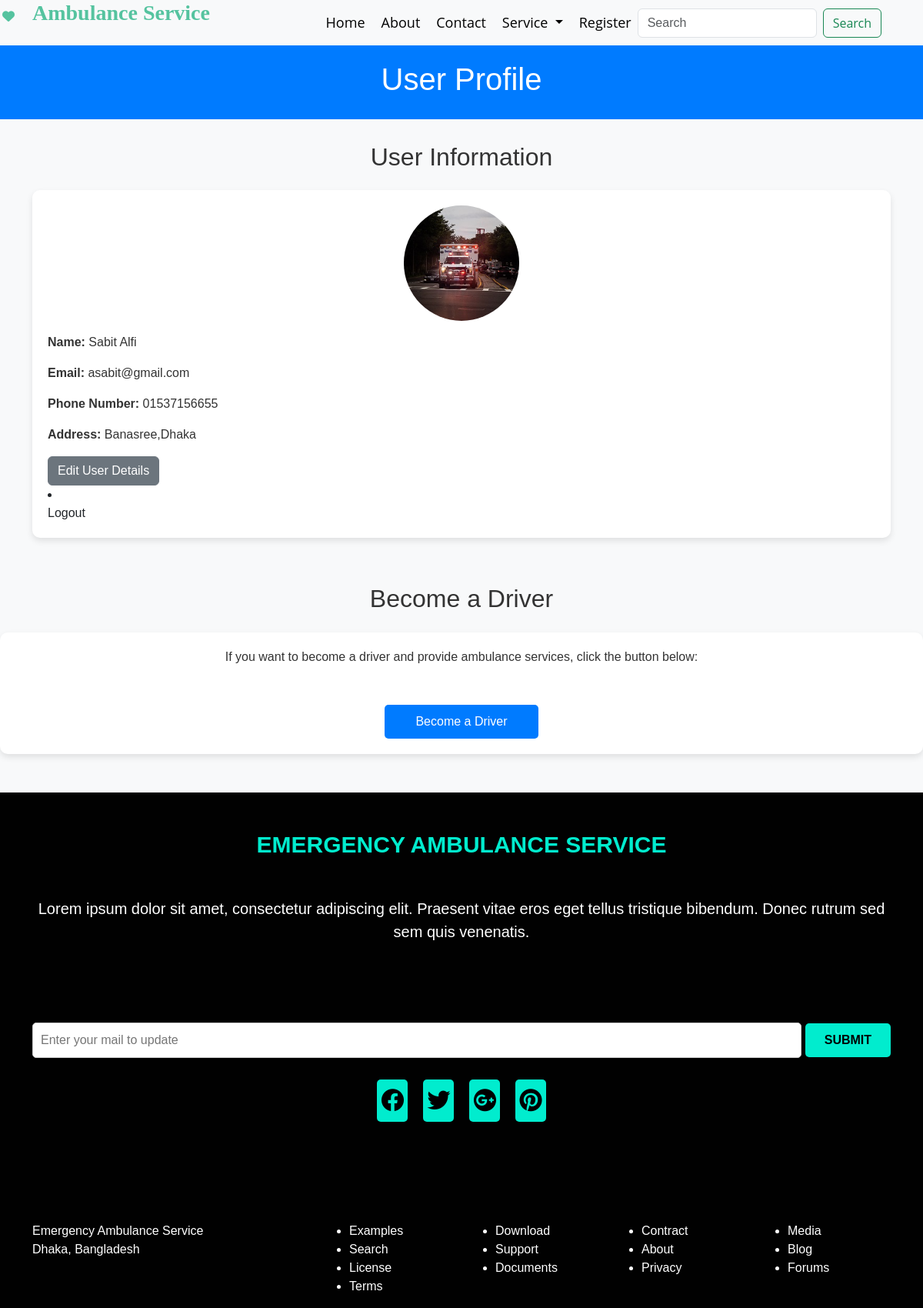
The app's page /profile.php (signed in) with its own data.
### tables this page shows
CREATE TABLE `users` (
  `UserID` int(11) NOT NULL,
  `FirstName` varchar(255) DEFAULT NULL,
  `LastName` varchar(255) DEFAULT NULL,
  `PhoneNumber` varchar(15) DEFAULT NULL,
  `Email` varchar(255) DEFAULT NULL,
  `Address` varchar(255) DEFAULT NULL,
  `PasswordHash` varchar(255) DEFAULT NULL,
  `IsDriver` tinyint(1) DEFAULT 0,
  `NIDNumber` varchar(20) DEFAULT NULL
);

### profile.php (the view, shortened to what this page needs)
<?php
$mysqli = new mysqli("localhost", "root", "", "Ambulance_Service");
$userID = $_SESSION['user_id'];
$sql = "SELECT * FROM Users WHERE UserID = $userID";
$result = $mysqli->query($sql);
if ($result->num_rows > 0) {
    $row = $result->fetch_assoc();
    $userName = $row['FirstName'] . ' ' . $row['LastName'];
    $userEmail = $row['Email'];
    $userPhoneNumber = $row['PhoneNumber'];
    $userAddress = $row['Address'];
    $isDriver = $row['IsDriver'];
} else {
    echo "User not found.";
    exit();
}
?>
<!DOCTYPE html>
<html lang="en">
<head>
    <link rel="stylesheet" href="css/all.css">
  <link rel="stylesheet" href="css/bootstrap.min.css">
</head>
<body>
<div class="header_main">
<div class="container">
    <div class="row">
        <div class="col-md-2">
            <div class="banner_logo">
                <h4>Ambulance Service</h4>
                <i class="fa-solid fa-heart"></i>
            </div>
        </div>
        <div class="col-md-10">
            <div class="navigation">
                <nav class="navbar navbar-expand-lg ">
                    <div class="container">
                      <div class="collapse navbar-collapse" id="navbarSupportedContent">
                        <ul class="navbar-nav ms-auto">
                          <li class="nav-item">
                            <a class="nav-link" aria-current="page" href="index.html">Home</a>
                          </li>
                          <li class="nav-item">
                            <a class="nav-link" href="about.html">About</a>
                          </li>
                          <li class="nav-item">
                            <a class="nav-link" href="contact.html">Contact</a>
                          </li>
                          <li class="nav-item dropdown">
                            <a class="nav-link dropdown-toggle" href="#" role="button" data-bs-toggle="dropdown" aria-expanded="false">
                              Service
                            </a>
                          </li>
                          <li class="nav-item">
                            <a class="nav-link" href="signup_form.html">Register</a>
                          </li>
                        </ul>
                        <form class="d-flex" role="search">
                          <input class="form-control me-2" type="search" placeholder="Search" aria-label="Search">
                          <button class="btn btn-outline-success" type="submit" style="font-family: 'Open Sans', sans-serif;">Search</button>
                        </form>
                      </div>
                    </div>
                  </nav>
            </div>
        </div>
    </div>
</div>
</div>
<header class="text-center">
    <h1>User Profile</h1>
</header>
<main class="container">
    <section class="user-info">
        <h2 class="text-center mb-4">User Information</h2>
        <div class="card">
            <div class="card-body">
                <img src="./images/about.jpg" alt="User Profile" class="profile-image mx-auto d-block mb-3">
                <p class="card-text"><strong>Name:</strong> <?php echo $userName; ?></p>
                <p class="card-text"><strong>Email:</strong> <?php echo $userEmail; ?></p>
                <p class="card-text"><strong>Phone Number:</strong> <?php echo $userPhoneNumber; ?></p>
                <p class="card-text"><strong>Address:</strong> <?php echo $userAddress; ?></p>
                <button class="btn btn-secondary btn-block" data-toggle="modal" data-target="#editUserModal">Edit User Details</button>
                <?php if(isset($_SESSION['user_id'])): ?>
                <li class="nav-item">
                    <a class="nav-link" href="logout.php">Logout</a>
                </li>
            <?php endif; ?>
            </div>
        </div>
    </section>
</main>
<?php if ($isDriver == 1): ?>
    <section class="driver-info">
        <h2 class="text-center mb-4">Driver Information</h2>
        <div class="card">
            <div class="card-body">
                <p class="card-text"><strong>Car Type:</strong> <?php echo $vehicleInfo['Type']; ?></p>
                <p class="card-text"><strong>Location:</strong> <?php echo $vehicleInfo['CurrentLocation']; ?></p>
                <p class="card-text"><strong>License Plate:</strong> <?php echo $driverInfo['LicenseNumber']; ?></p>
            </div>
        </div>
    </section>
<?php else: ?>
    <section class="driver-option">
        <h2 class="text-center mb-4">Become a Driver</h2>
        <div class="card">
            <div class="card-body">
                <div class="driver_status">
                <p class="card-text">If you want to become a driver and provide ambulance services, click the button below:</p>
                </div>
                <form action="update_driver_status.php" method="post">
                    <div class="button-container">
                      <a href="./driver_form.php" class="button">Become a Driver</a>
                   </div>
                </form>
            </div>
        </div>
    </section>
<?php endif; ?>
<footer>
  <div class="container">
      <div class="footer_content">
          <div class="row">
            <div class="col-md-12">
               <div class="common_head footer_common_head">
                   <h4>Emergency Ambulance Service</h4>
               </div>
            </div>
          </div>
       <div class="row">
        <div class="col-md-12">
            <div class="about_text footer_text">
                <p>Lorem ipsum dolor sit amet, consectetur adipiscing elit. Praesent vitae eros eget tellus tristique bibendum. Donec rutrum sed sem quis venenatis.</p>
            </div>
        </div>
      </div>
      <div class="row mt-2">
            <div class="col-md-12">
                <div class="footer_form">
                    <form>
                        <input type="mail" placeholder="Enter your mail to update"> <button type="submit">Submit</button>
                    </form>
                </div>
            </div>
      </div>
      <div class="row mt-2">
          <div class="footer_icon">
              <ul>
                  <li><a href="#"><i class="fab fa-facebook"></i></a></li>
                  <li><a href="#"> <i class="fab fa-twitter"></i></a></li>
                  <li><a href="#"><i class="fab fa-google-plus"></i></a></li>
                  <li><a href="#"><i class="fab fa-pinterest"></i></a></li>
              </ul>
          </div>
      </div>
      </div>
      <div class="footer_item">
          <div class="row">
              <div class="col-md-4">
                  <div class="footer_item_one">
                      <p>Emergency Ambulance Service<br>
                          Dhaka, Bangladesh</p>
                  </div>
              </div>
              <div class="col-md-2">
                  <div class="footer_item_two">
                      <ul>
                           <li>Examples</li>
                           <li>Search</li>
                           <li>License</li>
                           <li>Terms</li>
                      </ul>
                  </div>
              </div>
              <div class="col-md-2">
                  <div class="footer_item_three">
                      <ul>
                           <li>Download</li>
                           <li>Support</li>
                           <li>Documents</li>
                      </ul>
                  </div>
              </div>
              <div class="col-md-2">
                  <div class="footer_item_four">
                      <ul>
                           <li>Contract</li>
                           <li>About</li>
                           <li>Privacy</li>
                      </ul>
                  </div>
              </div>
              <div class="col-md-2">
                  <div class="footer_item_fifth">
                      <ul>
                           <li>Media</li>
                           <li>Blog</li>
                           <li>Forums</li>
                      </ul>
                  </div>
              </div>
          </div>
      </div>
</body>
</html>

### profile.php (style rules this page uses)
.banner_logo { display: flex; align-items: center; }
.banner_logo h4 { font-family: 'Lilita+One', cursive; font-weight: bold; margin-right: -270px; color: rgba(2, 168, 113, 0.664); font-size: 28px; }
.banner_logo i { color: rgba(2, 168, 113, 0.664);; }
body { background-color: #f8f9fa; font-family: 'Arial', sans-serif; }
header { background-color: #007bff; color: #fff; padding: 20px 0; }
main { padding: 30px 0; }
.user-info { margin-bottom: 30px; }
.card { border: none; box-shadow: 0 4px 8px rgba(0, 0, 0, 0.1); }
.card-body { padding: 20px; }
.profile-image { width: 150px; height: 150px; border-radius: 50%; object-fit: cover; }
h2, p { color: #333; }
.card { border-radius: 10px; }
footer { margin-top: 50px; }
.button-container { display: flex; justify-content: center; align-items: center; }
.button { display: inline-block; padding: 10px 20px; text-align: center; text-decoration: none; background-color: #007bff; color: #fff; border-radius: 5px; border: none; transition: background-color 0.3s ease; width: 200px; }
a.button { text-decoration: none; }
.driver_status p { text-align: center; }
.driver_status { margin-bottom: 50px; }
.navbar-nav .nav-item .nav-link { margin-left: 5px; color: black; font-family: 'Open Sans', sans-serif; font-size: 18px; }
.common_head h4 { text-transform: uppercase; text-align: center; margin-top: 50px; font-family: 'Open Sans', sans-serif; font-weight: bold; margin-bottom: 10px; }
.common_head { margin-bottom: 50px;; }
.footer_common_head { margin-top: 30px; }
footer { margin-top: 50px; background-color: #010101; }
.footer_common_head h4 { color: #01ecce; }
.footer_text p { color: white; }
.footer_form { text-align: center; margin-bottom: 20px; }
.footer_form form { display: flex; justify-content: center; align-items: center; }
.footer_form input { padding: 10px; width: 90%; border: 1px solid #ccc; border-radius: 5px; margin-right: 5px; outline: none; }
.footer_form button { padding: 10px 15px; background-color: #01ecce; color: black; border: none; border-radius: 5px; cursor: pointer; font-weight: bold; width: 10%; text-transform: uppercase; }
.footer_icon { margin-bottom: 130px; }
.footer_icon ul { list-style: none; padding: 0; margin: 0; display: flex; align-items: center; justify-content: center; }
.footer_icon li { margin: 0 10px; padding: 0; }
.footer_icon a { display: inline-block; padding: 5px; text-decoration: none; color: #fff; background-color: #01ecce; border-radius: 5px; font-size: 30px; color: black; }
.footer_item_one p { color: white; }
.footer_item_two ul li { color: white; }
.footer_item_three ul li { color: white; }
.footer_item_four ul li { color: white; }
.footer_item_fifth ul li { color: white; }
.about_text { text-align: center; font-size: 20px; margin-bottom: 95px; }
.common_head h4 { font-family: 'Oswald', sans-serif; font-weight: bold; font-size: 30px; }

### records on screen
users: userName "Sabit Alfi", Email "asabit@gmail.com", PhoneNumber "01537156655", Address "Banasree,Dhaka"
